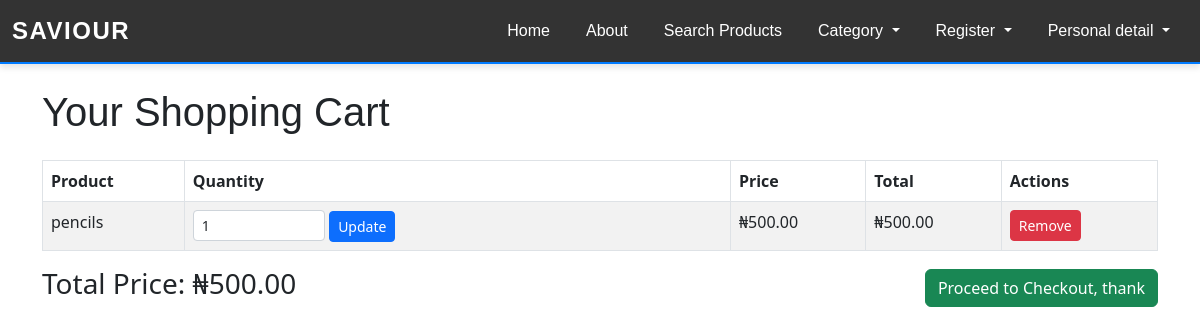
The page /cart/ (signed in) on the database as committed earlier.
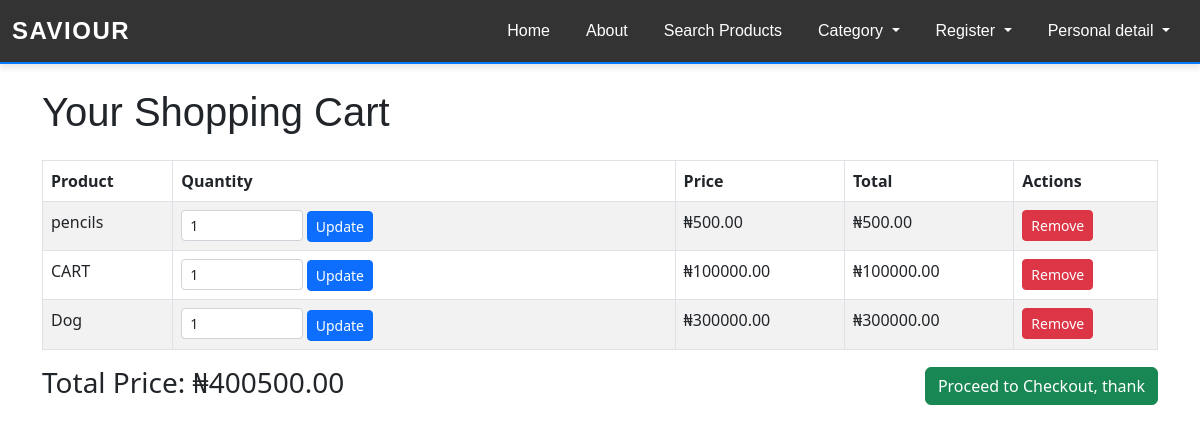
The same page on the database as committed later.
### myapp/models.py (models this page shows, shortened)
class CartItem(models.Model):
    cart = models.ForeignKey(Cart, on_delete=models.CASCADE, related_name='items')
    product = models.ForeignKey(Product, on_delete=models.CASCADE)
    quantity = models.PositiveIntegerField(default=1)
    def get_total_price(self):
        return self.product.price * self.quantity

class Product(models.Model):
    name = models.CharField(max_length=100)
    price = models.DecimalField(max_digits=10, decimal_places=2)
    category = models.ForeignKey(Category, on_delete=models.SET_NULL, null=True, blank=True)
    image = models.ImageField(upload_to='products/')
    description = models.TextField(blank=True, null=True)
    is_active = models.BooleanField(default=True)
    slug = models.SlugField(unique=True, default="default-slug")

### myapp/views.py (the view)
# urls.py: path('cart/', views.cart_detail, name='cart_detail'),
@login_required
def cart_detail(request):
    cart, created = Cart.objects.get_or_create(user=request.user)
    cart_items = cart.items.all()
    total_price = sum(item.get_total_price() for item in cart_items)
    context = {
        'cart_items': cart_items,
        'total_price': total_price,
    }
    return render(request, 'saviour.html', context)

### myapp/templates/saviour.html (shortened to what this page needs)
{% extends 'base.html' %}
{% block content %}
<div class="container">
    <h1 class="my-4">Your Shopping Cart</h1>
    {% if cart_items %}
    <table class="table table-bordered table-striped">
        <thead class="thead-dark">
            <tr>
                <th>Product</th>
                <th>Quantity</th>
                <th>Price</th>
                <th>Total</th>
                <th>Actions</th>
            </tr>
        </thead>
        <tbody>
            {% for item in cart_items %}
            <tr>
                <td>{{ item.product.name }}</td>
                <td>
                    <form method="post" action="{% url 'update_cart_item' item.id %}" class="d-inline">
                        <input type="number" name="quantity" value="{{ item.quantity }}" min="1" class="form-control form-control-sm d-inline w-25">
                        <button type="submit" class="btn btn-sm btn-primary">Update</button>
                    </form>
                </td>
                <td>₦{{ item.product.price }}</td>
                <td>₦{{ item.get_total_price }}</td>
                <td>
                    <a href="{% url 'remove_from_cart' item.id %}" class="btn btn-sm btn-danger">Remove</a>
                </td>
            </tr>
            {% endfor %}
        </tbody>
    </table>
    <div class="d-flex justify-content-between align-items-center">
        <h3>Total Price: ₦{{ total_price }}</h3>
        <a href="{% url 'checkout' cart_items.0.product.id %}" class="btn btn-success">
            Proceed to Checkout,
            thank
        </a>
    </div>
    {% endif %}
</div>
{% endblock %}

Rows that differ between the two databases and show on the page:
added CartItem: product.name "CART", quantity "1", product.price "100000.00", get_total_price "100000.00"
added CartItem: product.name "Dog", quantity "1", product.price "300000.00", get_total_price "300000.00"
Other text that changed with them:
{{ total_price }}: "500.00" → "400500.00"
